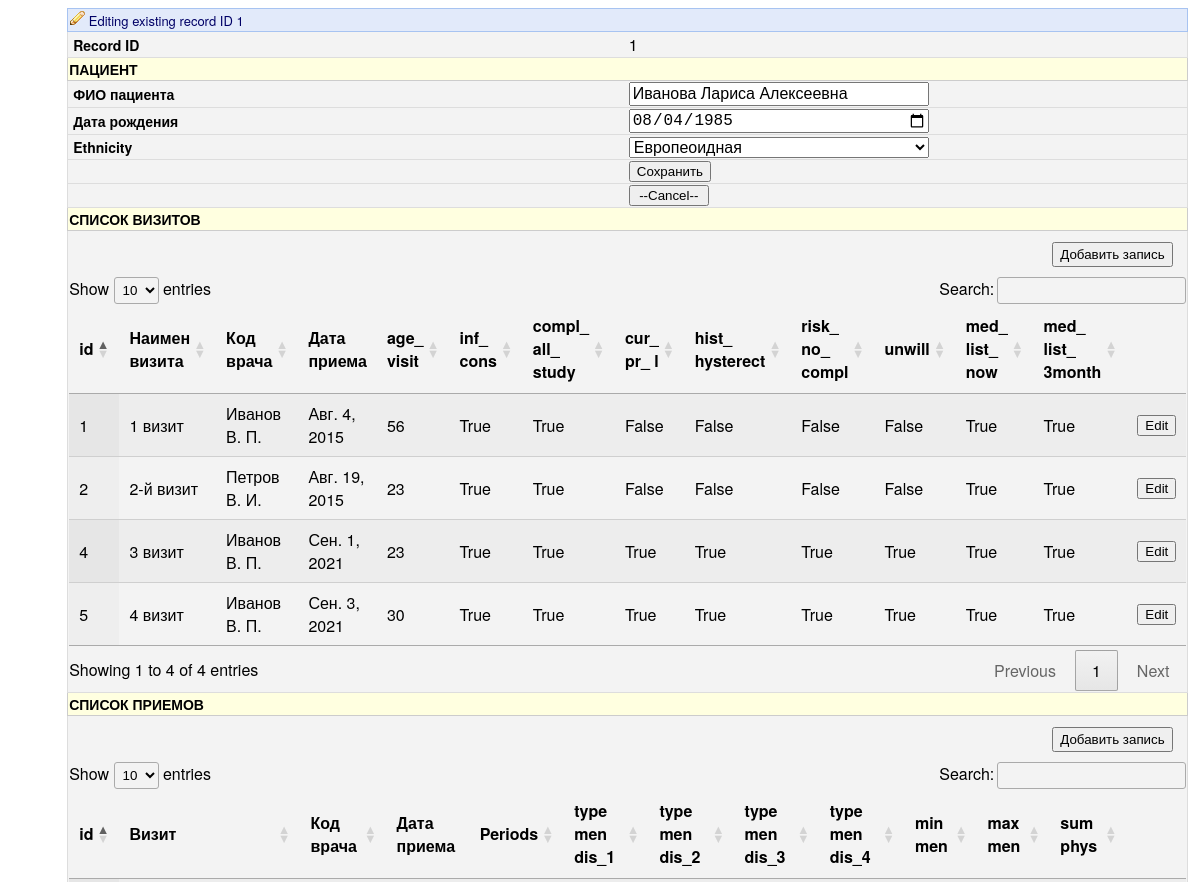
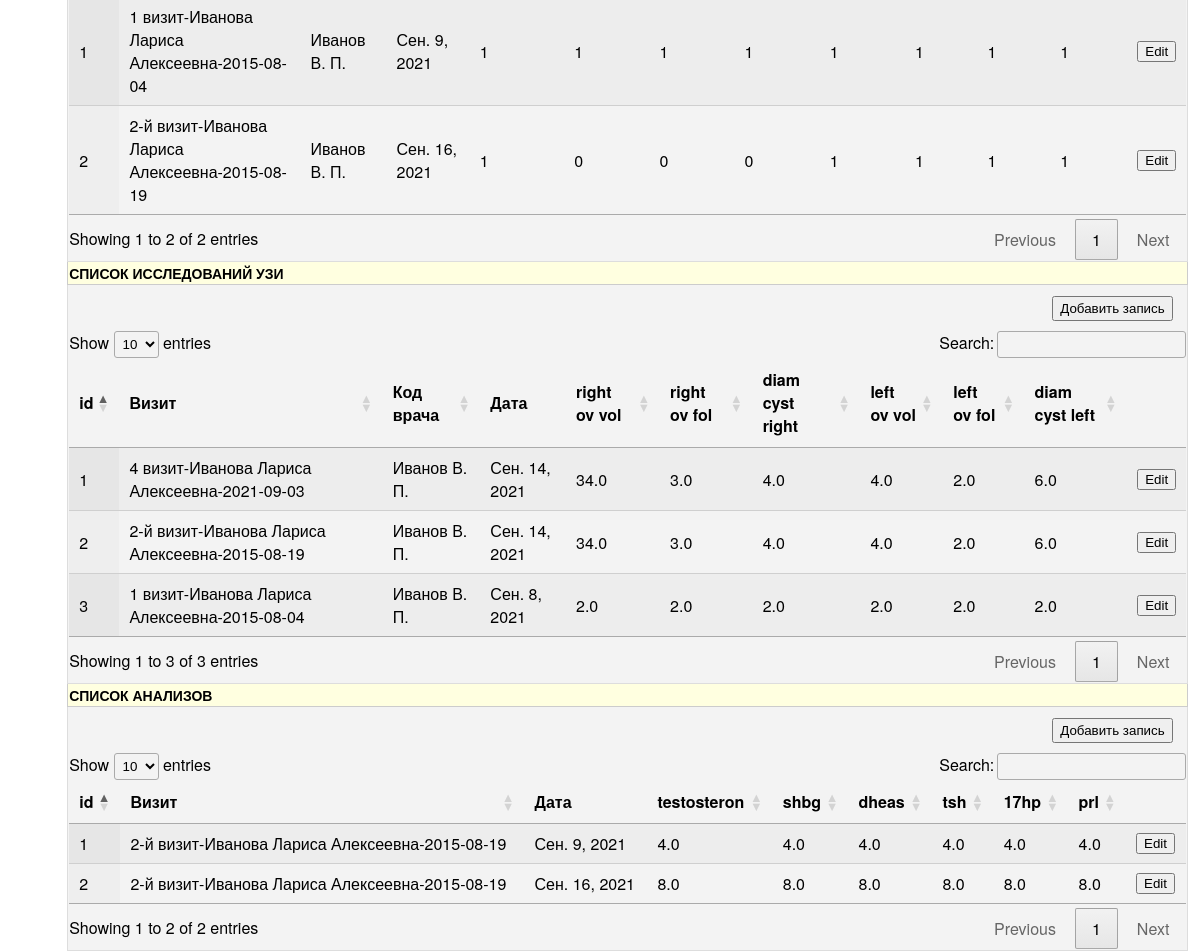
The page /view_full/1 (signed in) on the database its author committed (2 pictures, top to bottom).
### PCOS_diag/apps/patients/models.py (models this page shows, shortened)
class Patient(models.Model):
	name_patient = models.CharField('ФИО', max_length=200)
	day_of_birth     = models.DateField('Дата рождения')
	ethnicity_key    = models.ForeignKey(Ethnicity, on_delete=models.CASCADE)
	def __str__(self):
		return self.name_patient

class Visit(models.Model):
	name_visit			= models.CharField('Номер визита', max_length=20)
	patient_key			= models.ForeignKey(Patient,  on_delete=models.CASCADE)
	doctor_key			= models.ForeignKey(Doctor, on_delete=models.CASCADE)
	date 				= models.DateField()
	age_visit			= models.IntegerField()
	inform_consent		= models.BooleanField(choices=BOOL_CHOICES,  default='No')
	comply_all_study	= models.BooleanField(choices=BOOL_CHOICES,  default='No')
	female_age			= models.BooleanField(choices=BOOL_CHOICES,  default='No')
	current_preg_lact	= models.BooleanField(choices=BOOL_CHOICES,  default='No')
	history_hysterectomy	= models.BooleanField(choices=BOOL_CHOICES,  default='No')
	risk_no_compliance		= models.BooleanField(choices=BOOL_CHOICES,  default='No')
	unwillingness				= models.BooleanField(choices=BOOL_CHOICES,  default='No')
	medicince_listed_now_10	= models.BooleanField(choices=BOOL_CHOICES,  default='No')
	medicince_listed_3month_10= models.BooleanField(choices=BOOL_CHOICES,  default='No')
	PCOS 						= models.IntegerField(blank=True, null=True)
	Exclusion 					= models.IntegerField(blank=True, null=True)
	Grey 						= models.IntegerField(blank=True, null=True)
	Phenotype 					= models.CharField('Фенотип', max_length=1,blank=True)
	PCOS_text 					= models.TextField('Заключение', max_length=500,blank=True)
	Exclusion_text				= models.TextField('ПричиныИсключения', max_length=500,blank=True)
	def __str__(self):
		return self.name_visit+"-"+str(self.patient_key)+"-"+str(self.date)

class Doctor(models.Model):
	name_doctor = models.CharField('Имя доктора', max_length=200)
	def __str__(self):
		return self.name_doctor

class Appointment(models.Model):
	patient_key			= models.ForeignKey(Patient,  on_delete=models.CASCADE)
	visit_key			= models.ForeignKey(Visit,  on_delete=models.CASCADE)
	doctor_key			= models.ForeignKey(Doctor,  on_delete=models.CASCADE)
	date 				= models.DateField()
	periods				= models.IntegerField()
	type_menstual_disorders_1	=	models.IntegerField()
	type_menstual_disorders_2	=	models.IntegerField()
	type_menstual_disorders_3	=	models.IntegerField()
	type_menstual_disorders_4	=	models.IntegerField()
	min_menstrual		= models.IntegerField()
	max_menstrual		= models.IntegerField()
	sum_physician		= models.IntegerField()

class Ultrasound(models.Model):
	patient_key			= models.ForeignKey(Patient,  on_delete=models.CASCADE)
	visit_key			= models.ForeignKey(Visit,  on_delete=models.CASCADE)
	doctor_key			= models.ForeignKey(Doctor, on_delete=models.CASCADE)
	left_ovary_key 			= models.IntegerField()
	right_ovary_key 		= models.IntegerField()
	date 				= models.DateField()
	right_ovary_volume  = models.FloatField()
	right_ovary_follicle= models.FloatField()
	diameter_cyst_right = models.FloatField()
	left_ovary_volume	= models.FloatField()
	left_ovary_follicle	= models.FloatField()
	diameter_cyst_left	= models.FloatField()
	left_ovary_front	= models.FloatField()
	right_ovary_front	= models.FloatField()
	left_ovary_posterior	= models.FloatField()
	right_ovary_posterior	= models.FloatField()
	left_ovary_side		= models.FloatField()
	right_ovary_side	= models.FloatField()

class Laboratory_test(models.Model):
	patient_key			= models.ForeignKey(Patient,  on_delete=models.CASCADE)
	date 				= models.DateField()
	visit_key 			= models.ForeignKey(Visit, on_delete=models.CASCADE)
	value_testosteron	= models.FloatField()
	value_shbg			= models.FloatField()
	value_dheas			= models.FloatField()
	value_tsh			= models.FloatField()
	day_mens_prl		= models.IntegerField()
	value_17hp			= models.FloatField()
	value_prl			= models.FloatField()
	value_testosteron_unit_key	= models.IntegerField()
	value_shbg_unit_key			= models.IntegerField()
	value_dheas_unit_key		= models.IntegerField()
	value_tsh_unit_key			= models.IntegerField()
	value_17hp_unit_key			= models.IntegerField()
	value_prl_unit_key			= models.IntegerField()

### PCOS_diag/apps/patients/views.py (the view)
# urls.py: path('view_full/<str:pk>', views.view_full, name='view_full'),
@login_required(login_url='/login_user')
def view_full(request, pk):
	patient=Patient.objects.get(id=pk)
	visits_ = Visit.objects.filter(patient_key=pk)
	appointments_ = Appointment.objects.filter(patient_key=pk)
	ultrasounds_ = Ultrasound.objects.filter(patient_key=pk)
	laboratory_results_list_=Laboratory_test.objects.filter(patient_key=pk)
	form= PatientForm(instance=patient)
	if request.method=='POST':
		form=PatientForm(request.POST, instance=patient)
		if form.is_valid():
			form.save()
			return redirect('/patients_list')
	context = {'form':form,'visits_': visits_, 'appointments_':appointments_,
		'ultrasounds_':ultrasounds_,'laboratory_results_list_':laboratory_results_list_}
	return render(request, 'forms/patient_form_full.html', context)

### PCOS_diag/apps/patients/forms.py
class PatientForm(ModelForm):
	class Meta:
		model = Patient
		fields=['name_patient','day_of_birth','ethnicity_key']
		ethnicity_key=ModelChoiceField(
				queryset=Ethnicity.objects.all(),
				empty_label=None)
		included=RadioSelect()
		widgets={
			"name_patient":TextInput(attrs={
				'class':'form-control',
				'placeholder':'ФИО пациента'
				}),
			"day_of_birth":DateInput(format=('%Y-%m-%d'), attrs={
				'class':'form-control',
				'placeholder':'Дата рождения',
				'input_type' : 'text',
				'type': 'date'
				}),
		};

### PCOS_diag/apps/patients/models.py (called while the page is built)
	def __str__(self):
		return self.name_ethnicity

### PCOS_diag/templates/forms/patient_form_full.html (shortened to what this page needs)
<!{% load static %}
<!DOCTYPE html>
<html lang="en">
<head>
	<link rel="stylesheet" href="{% static 'css/style_full_form.css' %}" />
	<link rel="stylesheet" type="text/css" href="https://cdn.datatables.net/1.10.25/css/jquery.dataTables.min.css"/>
</head>
<body>
<div class="draw_field">
<table class="table_" style="display:table;">
	<tr class="sheet_name" >
		<td colspan="2">
			<img src={% static 'img/pencil.png' %}> Editing existing record ID {{form.instance.id}}
		</td>
	</tr>
	<tr class="table_string">
		<td class="table_string_left"> <a> Record ID </a> </td>
		<td class="table_string_right"> <label> {{form.instance.id}} </label> </td>
	</tr>
	<tr class="table_name" >
		<td colspan="2"> <a> ПАЦИЕНТ </a></td>
	</tr>
	<form  method="post" >
			<tr class="table_string">
				<td class="table_string_left"><a> ФИО пациента</a>
				</td>
				<td class="table_string_right"><a> {{form.name_patient}}</a>
				</td>
			</tr>
			<tr class="table_string">
				<td class="table_string_left"><a>Дата рождения</a>
				</td>
				<td class="table_string_right"><a>{{form.day_of_birth}}</a>
				</td>
			</tr>
			<tr class="table_string">
				<td class="table_string_left"><a>Ethnicity</a>
				</td>
				<td class="table_string_right"><a>{{form.ethnicity_key}}</a>
				</td>
			</tr>
			<tr class="table_string">
				<td class="table_string_left"><a></a>
				</td>
				<td class="table_string_right"><input type="submit" value="Сохранить">
				</td>
			</tr>
			<tr class="table_string">
				<td class="table_string_left"><a></a>
				</td>
				<td class="table_string_right">	<button type="cancel" style="width:80px" onclick="window.location='/patients_list';return false;">--Cancel--</button>
				</td>
			</tr>
			<tr class="table_name" >
				<td colspan="2"> <a>СПИСОК ВИЗИТОВ</a> </td>
			</tr>
			<tr class="table_string" >
				<td colspan="2">
    					<button type="button" style="position: relative;left: 88%;height:25px;margin-bottom: 10px;margin-top: 10px;"  onclick="window.location='/add_visit_full/'+{{form.instance.id}} ;">Добавить запись</button>
					<table id="table_id2" class="display" style="width:100%">
						<thead>
							<tr>
								<th> id</th>
								<th> Наимен визита</th>
								<th> Код врача</th>
								<th> Дата приема</th>
								<th> age_ visit</th>
								<th >inf_ cons</th>
								<th >compl_ all_ study</th>
								<th >cur_ pr_ l</th>
								<th >hist_ hysterect</th>
								<th >risk_ no_ compl</th>
								<th >unwill</th>
								<th >med_ list_ now</th>
								<th >med_ list_ 3month</th>
								<th></th>
							</tr>
						</thead>
						<tbody>
							{% if visits_%}
							{%for a in visits_ %}
							<tr>
								<td > {{a.id}}</td>
								<td > {{a.name_visit}}</td>
								<td > {{a.doctor_key}}</td>
								<td > {{a.date}}</td>
								<td > {{a.age_visit}}</td>
								<td > {{a.inform_consent}}</td>
								<td > {{a.comply_all_study}}</td>
								<td > {{a.current_preg_lact}}</td>
								<td > {{a.history_hysterectomy}}</td>
								<td > {{a.risk_no_compliance}}</td>
								<td > {{a.unwillingness}}</td>
								<td > {{a.medicince_listed_now_10}}</td>
								<td > {{a.medicince_listed_3month_10}}</td>
								<td></td>
							</tr>
							{% endfor %}
							{% endif %}
						</tbody>
					</table>
				</td>
			</tr>
			<tr class="table_name" >
				<td colspan="2"> <a>СПИСОК ПРИЕМОВ</a> </td>
			</tr>
			<tr class="table_string" >
				<td colspan="2">
    					<button type="button" style="position: relative;left: 88%;height:25px;margin-bottom: 10px;margin-top: 10px;"  onclick="window.location='/add_appointment_full/'+{{form.instance.id}} ;">Добавить запись</button>
					<table id="table_id3" class="display" style="width:100%">
						<thead>
							<tr>
								<th >id</th>
								<th >Визит</th>
								<th >Код врача</th>
								<th >Дата приема</th>
								<th >Periods</th>
								<th >type men dis_1</th>
								<th >type men dis_2</th>
								<th >type men dis_3</th>
								<th >type men dis_4</th>
								<th >min men</th>
								<th >max men</th>
								<th >sum phys</th>
								<th></th>
							</tr>
						</thead>
						<tbody>
							{% if appointments_%}
							{%for a in appointments_ %}
							<tr>
								<td > {{a.id}} </td>
								<td > {{a.visit_key}} </td>
								<td > {{a.doctor_key}}</td>
								<td > {{a.date}}</td>
								<td > {{a.periods}}</td>
								<td > {{a.type_menstual_disorders_1}}</td>
								<td > {{a.type_menstual_disorders_2}}</td>
								<td > {{a.type_menstual_disorders_3}}</td>
								<td > {{a.type_menstual_disorders_4}}</td>
								<td > {{a.min_menstrual}}</td>
								<td > {{a.max_menstrual}}</td>
								<td > {{a.sum_physician}}</td>
								<td></td>
							</tr>
							{% endfor %}
							{% endif %}
						</tbody>
					</table>
				</td>
			</tr>
			<tr class="table_name" >
				<td colspan="2"> <a>СПИСОК ИССЛЕДОВАНИЙ УЗИ</a> </td>
			</tr>
			<tr class="table_string" >
				<td colspan="2">
    				<button type="button" style="position: relative;left: 88%;height:25px;margin-bottom: 10px;margin-top: 10px;"  onclick="window.location='/add_ultrasound_full/'+{{form.instance.id}} ;">Добавить запись</button>
					<table id="table_id4" class="display" style="width:100%">
						<thead>
							<tr>
								<th>id</th>
								<th>Визит</th>
								<th> Код врача</th>
								<th> Дата</th>
								<th> right ov vol</th>
								<th >right ov fol</th>
								<th >diam cyst right</th>
								<th >left ov vol</th>
								<th >left ov fol</th>
								<th >diam cyst left</th>
								<th></th>
							</tr>
						</thead>
						<tbody>
							{% if ultrasounds_%}
							{%for a in ultrasounds_ %}
								<tr>
									<td > {{a.id}}</td>
									<td > {{a.visit_key}} </td>
									<td > {{a.doctor_key}}</td>
									<td > {{a.date}}</td>
									<td > {{a.right_ovary_volume}}</td>
									<td > {{a.right_ovary_follicle}}</td>
									<td > {{a.diameter_cyst_right}}</td>
									<td > {{a.left_ovary_volume}}</td>
									<td > {{a.left_ovary_follicle}}</td>
									<td > {{a.diameter_cyst_left}}</td>
									<td></td>
								</tr>
							{% endfor %}
							{% endif %}
						</tbody>
					</table>
				</td>
			</tr>
			<tr class="table_name" >
				<td colspan="2"> <a>СПИСОК АНАЛИЗОВ</a> </td>
			</tr>
			<tr class="table_string" >
				<td colspan="2">
    				<button type="button" style="position: relative;left: 88%;height:25px;margin-bottom: 10px;margin-top: 10px;"  onclick="window.location='/add_laboratory_full/'+{{form.instance.id}} ;">Добавить запись</button>
					<table id="table_id5" class="display" style="width:100%">
						<thead>
							<tr>
								<th> id</th>
								<th> Визит</th>
								<th> Дата</th>
								<th> testosteron</th>
								<th> shbg</th>
								<th> dheas</th>
								<th> tsh</th>
								<th> 17hp</th>
								<th> prl</th>
								<th></th>
							</tr>
						</thead>
						<tbody>
							{% if laboratory_results_list_%}
							{%for a in laboratory_results_list_ %}
							<tr>
								<td > {{a.id}}</td>
								<td > {{a.visit_key}} </td>
								<td > {{a.date}}</td>
								<td > {{a.value_testosteron}}</td>
								<td > {{a.value_shbg}}</td>
								<td > {{a.value_dheas}}</td>
								<td > {{a.value_tsh}}</td>
								<td > {{a.value_17hp}}</td>
								<td > {{a.value_prl}}</td>
								<td></td>
							</tr>
							{% endfor %}
							{% endif %}
						</tbody>
					</table>
				</td>
			</tr>
	</form>
</table>
</div>
</body>

### PCOS_diag/static/css/style_full_form.css (style rules this page uses)
body { font-family: "Helvetica Neue",Helvetica,"Helvetica Neue",Helvetica,Arial, Verdana,sans-serif; font-size: 12px; -webkit-text-size-adjust: none; color: #000000; line-height: normal; background-color: #fff; }
.draw_field { background: #F3F3F3; width: 90%; height: 100%; margin-left: 5%; margin-right: 5%; }
.table_ { border: 1px solid #DDDDDD; padding: 0; background: #F3F3F3; width: 100%; border-collapse: collapse; }
.table_string { display: table-row; border: 1px solid #DDDDDD; }
.table_string_left { font-size: 14px; padding: 2px; font-weight: bold; padding-left: 5px; padding-right: 5px; width: 50%;\ }
.table_string_right { position: static; display: table-cell; float: none; width: 50%; font-size: 16px; }
.table_name { padding-left: 5px; padding-right: 5px; font-size: 14px; display: table-row; background: #FFFFE0; text-align: Left; font-weight: bold; border: 1px solid #CCCCCC; }
.sheet_name { font: normal 13px "Helvetica Neue",Helvetica,Arial, Helvetica, sans-serif; padding: 6px; border: 1px solid #A7C3F1; color: #000066; max-width: 800px; background-color: #E2EAFA; }
#id_name_patient, #id_participant_key, #id_doctor_key { width: 300px; font-size: 16px; }
#id_day_of_birth, #id_date { width: 300px; font-size: 16px; }
#id_ethnicity_key { width: 300px; font-size: 16px; }

### rows shown on the page
Patient: instance.id "1", name_patient "Иванова Лариса Алексеевна", day_of_birth "08/04/1985", ethnicity_key "Европеоидная"
Visit: id "1", name_visit "1 визит", doctor_key "Иванов В. П.", date "Авг. 4, 2015", age_visit "56", inform_consent "True", comply_all_study "True", current_preg_lact "False", history_hysterectomy "False", risk_no_compliance "False", unwillingness "False", medicince_listed_now_10 "True", medicince_listed_3month_10 "True"
Visit: id "2", name_visit "2-й визит", doctor_key "Петров В. И.", date "Авг. 19, 2015", age_visit "23", inform_consent "True", comply_all_study "True", current_preg_lact "False", history_hysterectomy "False", risk_no_compliance "False", unwillingness "False", medicince_listed_now_10 "True", medicince_listed_3month_10 "True"
Visit: id "4", name_visit "3 визит", doctor_key "Иванов В. П.", date "Сен. 1, 2021", age_visit "23", inform_consent "True", comply_all_study "True", current_preg_lact "True", history_hysterectomy "True", risk_no_compliance "True", unwillingness "True", medicince_listed_now_10 "True", medicince_listed_3month_10 "True"
Visit: id "5", name_visit "4 визит", doctor_key "Иванов В. П.", date "Сен. 3, 2021", age_visit "30", inform_consent "True", comply_all_study "True", current_preg_lact "True", history_hysterectomy "True", risk_no_compliance "True", unwillingness "True", medicince_listed_now_10 "True", medicince_listed_3month_10 "True"
Appointment: id "1", visit_key "1 визит-Иванова Лариса Алексеевна-2015-08-04", doctor_key "Иванов В. П.", date "Сен. 9, 2021", periods "1", type_menstual_disorders_1 "1", type_menstual_disorders_2 "1", type_menstual_disorders_3 "1", type_menstual_disorders_4 "1", min_menstrual "1", max_menstrual "1", sum_physician "1"
Appointment: id "2", visit_key "2-й визит-Иванова Лариса Алексеевна-2015-08-19", doctor_key "Иванов В. П.", date "Сен. 16, 2021", periods "1", type_menstual_disorders_1 "0", type_menstual_disorders_2 "0", type_menstual_disorders_3 "0", type_menstual_disorders_4 "1", min_menstrual "1", max_menstrual "1", sum_physician "1"
Ultrasound: id "1", visit_key "4 визит-Иванова Лариса Алексеевна-2021-09-03", doctor_key "Иванов В. П.", date "Сен. 14, 2021", right_ovary_volume "34.0", right_ovary_follicle "3.0", diameter_cyst_right "4.0", left_ovary_volume "4.0", left_ovary_follicle "2.0", diameter_cyst_left "6.0"
Ultrasound: id "2", visit_key "2-й визит-Иванова Лариса Алексеевна-2015-08-19", doctor_key "Иванов В. П.", date "Сен. 14, 2021", right_ovary_volume "34.0", right_ovary_follicle "3.0", diameter_cyst_right "4.0", left_ovary_volume "4.0", left_ovary_follicle "2.0", diameter_cyst_left "6.0"
Ultrasound: id "3", visit_key "1 визит-Иванова Лариса Алексеевна-2015-08-04", doctor_key "Иванов В. П.", date "Сен. 8, 2021", right_ovary_volume "2.0", right_ovary_follicle "2.0", diameter_cyst_right "2.0", left_ovary_volume "2.0", left_ovary_follicle "2.0", diameter_cyst_left "2.0"
Laboratory_test: id "1", visit_key "2-й визит-Иванова Лариса Алексеевна-2015-08-19", date "Сен. 9, 2021", value_testosteron "4.0", value_shbg "4.0", value_dheas "4.0", value_tsh "4.0", value_17hp "4.0", value_prl "4.0"
Laboratory_test: id "2", visit_key "2-й визит-Иванова Лариса Алексеевна-2015-08-19", date "Сен. 16, 2021", value_testosteron "8.0", value_shbg "8.0", value_dheas "8.0", value_tsh "8.0", value_17hp "8.0", value_prl "8.0"
